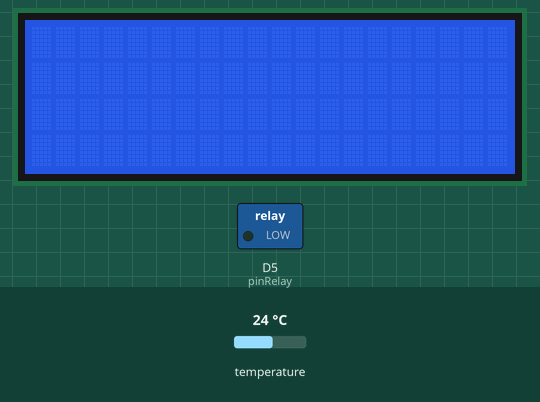
Bench run of a sketch on a simulated ESP8266 (NodeMCU). Shown: 20×4 character LCD, switched loads named in the sketch (green lamp = pin HIGH). Inputs (shaded band) come from the test bench; at power-on: temperature 24 °C. WiFi joins after 1.5 s; servers stay silent unless stated; a WiFi scan finds three made-up networks; uploads are accepted with an empty reply; what the sketch prints to the serial monitor is not drawn.

Above: at 4.7 s.
4.8 s: temperature set to 22.8 °C
At 11.5 s:
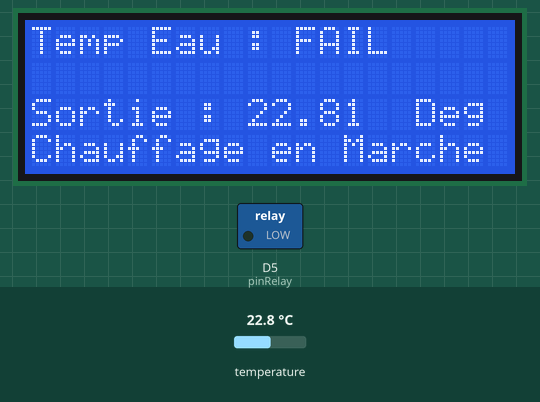
11.8 s: temperature set to 21.3 °C
Timing chart, 0 to 14.8 s (numbered marks = the images above; inputs shaded):
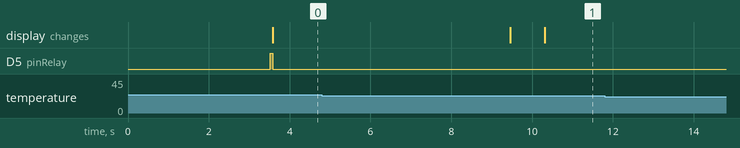

Measured:
- after the input at 11.8 s, every drawn part: stays the same

The sketch:

sketch_jun05a_V3_3_sondes_RPI_Orange_NewAlgo.ino
```cpp
//Release Note V3 : nouvel algo : On laisse couler un peu d'eau avant de tester la T° et on compare la T° de l'eau et de sortie.

//Paramétrage Compilateur :
//Type de carte : nodeMCU O.9
//Port : dev cu wchusbserial1420

#include <ESP8266WiFi.h>
#include <Wire.h> // Librairie Wire I2C
#include <LiquidCrystal_I2C.h> //librairie LDC I2C
#include <OneWire.h> // Inclusion de la librairie OneWire
#define DS18B20 0x28     // Adresse 1-Wire du DS18B20
#define BROCHE_ONEWIRE D6 // Broche utilisée pour le bus 1-Wire

// valeurs pour le WiFi
const char* ssid     = "Livebox-8D36";
const char* password = "kJpzw3GQfaqxPdZXHD";

// Constantes de l'appel HTTP JEEDOM
const char* host = "192.168.1.32";
const char* privateKey = "OnZDArdmkGJGBPE6Hjd6s69eKHIQETuf";


// Les constantes pour gérer la temperature
const float seuilDeclenchement = 3; // ecart de Temp pour le délenchement du chauffage
const float tempEauMax = 30; // Temperature maximum de l'eau pour arret chauffage.
const int pinRelay = D5; // pin squi pilote le relay.


LiquidCrystal_I2C lcd(0x27,20,4);  // Déclaration du LCD 4 lignes

void setup() {

Serial.begin(115200);
  delay(10);

  // Lister les Wifi Disponibles
  Serial.println("Scanning available networks...");
  listNetworks();

  // Connexion au WiFi

  Serial.print("Connexion au WiFi ");
  Serial.println(ssid);
  lcd.setCursor(0, 1);
  lcd.print("Connexion Wifi");

  WiFi.begin(ssid, password);    // On se connecte

  while (WiFi.status() != WL_CONNECTED) { // On attend
    delay(500);
    Serial.print(".");
  }

  Serial.println("");  // on affiche les paramÃ¨tres
  Serial.println("WiFi connecté");
  Serial.print("Adresse IP du module EPC: ");
  Serial.println(WiFi.localIP());
  Serial.print("Adresse IP de la box : ");
  Serial.println(WiFi.gatewayIP());
  Serial.println();

  // Set des Pin de l'ESP
  pinMode (pinRelay, OUTPUT); //Set la pin du relay en Output
  digitalWrite (pinRelay, HIGH); // On ouvre le relai

}


OneWire ds(BROCHE_ONEWIRE); // Création de l'objet OneWire ds

// Fonction récupérant la température depuis le DS18B20
// Retourne true si tout va bien, ou false en cas d'erreur
boolean getTemperature(float *temp){
  byte data[9], addr[8];
  // data : Données lues depuis le scratchpad
  // addr : adresse du module 1-Wire détecté

  if (!ds.search(addr)) { // Recherche un module 1-Wire
    Serial.println("pas d'adresse");
    ds.reset_search();    // Réinitialise la recherche de module

    return false;         // Retourne une erreur
  }

  if (OneWire::crc8(addr, 7) != addr[7]){ // Vérifie que l'adresse a été correctement reçue
    Serial.println("message corrompu");
    return false;                        // Si le message est corrompu on retourne une erreur
    }

  if (addr[0] != DS18B20) { // Vérifie qu'il s'agit bien d'un DS18B20
    Serial.println("ce n'est pas un DS18B20");
    return false;         // Si ce n'est pas le cas on retourne une erreur
    }

  ds.reset();             // On reset le bus 1-Wire
  ds.select(addr);        // On sélectionne le DS18B20

  ds.write(0x44, 1);      // On lance une prise de mesure de température
  delay(800);             // Et on attend la fin de la mesure

  ds.reset();             // On reset le bus 1-Wire
  ds.select(addr);        // On sélectionne le DS18B20
  ds.write(0xBE);         // On envoie une demande de lecture du scratchpad

  for (byte i = 0; i < 9; i++) // On lit le scratchpad
    data[i] = ds.read();       // Et on stock les octets reçus

  // Calcul de la température en degré Celsius
  *temp = ((data[1] << 8) | data[0]) * 0.0625;

  // Pas d'erreur
  return true;
}


void loop() {

float temp; // Temperature retournée par la sonde
float tempEau; // Tempearture de l'eau
float tempAir; // Temperature de l'air
float tempSortie; //Temperature en sortie de chauffage
bool chauff; //chauffage en marche ou pas

lcd.begin();

  digitalWrite (pinRelay, LOW); // le relai est cablé en NO "normalement ouvert"//On ouvre le relai pour laisser couler un peu l'eau avant de faire la mesure.
  delay (5000);

if(getTemperature(&temp)) {
     tempAir = temp;
    // Affiche la température de la sonde 1 (Noire) dans le moniteur serie
    Serial.print("Temp Air: ");
    Serial.print(tempAir);
    Serial.println("°C");


    lcd.setCursor(0, 0);
    lcd.print("Air : ");
    lcd.print (tempAir);
    // lcd.print(176); // caractère ° -> marche pas
    lcd.print("  Deg");
  }
  else {
    Serial.println ("mesure de la temperature de l'air non faite");
    lcd.setCursor(0, 1);
    lcd.print("Temp Air : FAIL ");
    tempAir = 0;
  }


  // Lit la température ambiante à ~1Hz
  if(getTemperature(&temp)) {

    tempEau = temp;
    // Affiche la température de la sonde 2 dans le moniteur serie
    Serial.print("Temp Eau : ");
    Serial.print(tempEau);
    Serial.println("°C");


    lcd.backlight();
    lcd.setCursor(0, 1);
    lcd.print("Eau : ");
    lcd.print (tempEau);
    lcd.print("  Deg");

  }
  else {
    Serial.println ("mesure de la temperature de l'eau  non faite");
    lcd.setCursor(0, 0);
    lcd.print("Temp Eau : FAIL ");
    tempEau = 0;
  }


 if(getTemperature(&temp)) {
     tempSortie = temp;
    // Affiche la température de la sonde 3 dans le moniteur serie
    Serial.print("Temp Sortie: ");
    Serial.print(tempSortie);
    Serial.println(" °C");


    lcd.setCursor(0, 2);
    lcd.print("Sortie : ");
    lcd.print (tempSortie);
    // lcd.print(176); // caractère °
    lcd.print("  Deg");
  }
  else {
    Serial.println ("mesure de la temperature de sortie non faite");
    lcd.setCursor(0, 2);
    lcd.print("Temp Sortie : FAIL ");
    tempAir = 0;
  }


ds.reset_search();    // Réinitialise la recherche de module


//          -------------------------------
//                  Gestion du relai
//          -------------------------------

if (tempAir > 22 && tempEau < tempEauMax) { // Ca ne sert à rien de jouer avec le relai si la T° extérieure est faible Ou si la Piscine est trop chaude.


  if (tempSortie - tempEau > seuilDeclenchement){ // On atteint le seuil mais on est en dessous de la temp max de l'eau, on ferme le circuit.
       chauff = true;
       digitalWrite (pinRelay, LOW); // le relai est cablé en NO "normalement ouvert"
       Serial.println("Chauffage en Marche");
       Serial.println();
       Serial.println();

       lcd.setCursor(0, 3);
       lcd.print("Chauffage en Marche");

    }
    else {
       chauff=false;
       digitalWrite (pinRelay, HIGH); // le relai est cablé en NO "normalement ouvert"
       Serial.println("Chauffage éteint");

       lcd.setCursor(0, 3);
       lcd.print("Chauffage eteint");

       Serial.println();
       Serial.println();

    }
}
  else {
  chauff=false;
       digitalWrite (pinRelay, HIGH); // le relai est cablé en NO "normalement ouvert"

       Serial.println("Mode Nuit");
       lcd.setCursor(0, 3);
       lcd.print("Mode Nuit");

       if (tempEau > tempEauMax){
       lcd.setCursor(0, 3);
       lcd.print("Risque Eau Verte !!!");
       }
       Serial.println();
       Serial.println();
   }


//      -------------------------------
//                  JEEDOM
//      -------------------------------

  // Use WiFiClient class to create TCP connections
  WiFiClient client;
  const int httpPort = 80;
  if (!client.connect(host, httpPort)) {
    Serial.println("connection failed");
    return;
  }


// -------------------------------
//  Envoi Temperature de l'eau à Jeedom
// -------------------------------


   // creation URI pour temperature de l'eau
  String urlEau = "/core/api/jeeApi.php?apikey=";
  urlEau += privateKey;
  urlEau += "&type=";
  urlEau += "virtual";
  urlEau += "&id=";
  urlEau += "267";
  urlEau += "&value=";
  urlEau += tempEau;

  //Serial.print("Requesting URL: ");
  //Serial.println(urlEau);

  // Envoi de la terature de l'eau à Jeedom
  client.print(String("POST ") + urlEau + " HTTP/1.1\r\n" +
               "Host: " + host + "\r\n" +
               "httpPort: " + httpPort + "\r\n" +
               "Connection: close\r\n\r\n");

 /// Affiche le retour serveur

   while(client.available()){
    String line = client.readStringUntil('\r');
    Serial.println(line);
   }

// --------------------------------------
//  Envoi Temperature de l'air à Jeedom
// --------------------------------------

    // URI pour la temperature de l'air
  String urlAir = "/core/api/jeeApi.php?apikey=";
  urlAir += privateKey;
  urlAir += "&type=";
  urlAir += "virtual";
  urlAir += "&id=";
  urlAir += "268";
  urlAir += "&value=";
  urlAir += tempAir;

  //Serial.print("Requesting URL: ");
  //Serial.println(urlAir);

  if (!client.connect(host, httpPort)) {
    Serial.println("connection failed");
    return;
  }

  // Envoi de la temperature de l'air
  client.print(String("POST ") + urlAir + " HTTP/1.1\r\n" +
               "Host: " + host + "\r\n" +
               "httpPort: " + httpPort + "\r\n" +
               "Connection: close\r\n\r\n");

    // Affiche le retour serveur
   while(client.available()){
    String line = client.readStringUntil('\r');
    Serial.println(line);
   }

// --------------------------------------
//  Envoi Temperature de sortie à Jeedom
// --------------------------------------

    // URI pour la temperature de sortie
  String urlSortie = "/core/api/jeeApi.php?apikey=";
  urlSortie += privateKey;
  urlSortie += "&type=";
  urlSortie += "virtual";
  urlSortie += "&id=";
  urlSortie += "269";
  urlSortie += "&value=";
  urlSortie += tempSortie;

  //Serial.print("Requesting URL: ");
  //Serial.println(urlSortie);

  if (!client.connect(host, httpPort)) {
    Serial.println("connection failed");
    return;
  }

  // Envoi de la temperature de sortie
  client.print(String("POST ") + urlSortie + " HTTP/1.1\r\n" +
               "Host: " + host + "\r\n" +
               "httpPort: " + httpPort + "\r\n" +
               "Connection: close\r\n\r\n");

    // Affiche le retour serveur
   while(client.available()){
    String line = client.readStringUntil('\r');
    Serial.println(line);
   }


// ---------------------------------------
//  Gestion statut du chauffage à Jeedom
// ---------------------------------------


   // URI pour la gestion du chauffage
  String urlChauff = "/core/api/jeeApi.php?apikey=";
  urlChauff += privateKey;
  urlChauff += "&type=";
  urlChauff += "virtual";
  urlChauff += "&id=";
  urlChauff += "270";
  urlChauff += "&value=";
  urlChauff += chauff;

  //Serial.print("Requesting URL: ");
  //Serial.println(urlChauff);

  if (!client.connect(host, httpPort)) {
    Serial.println("connection failed");
    return;
  }

  // Postage
  client.print(String("POST ") + urlChauff + " HTTP/1.1\r\n" +
               "Host: " + host + "\r\n" +
               "httpPort: " + httpPort + "\r\n" +
               "Connection: close\r\n\r\n");

   // Affiche le retour serveur
   while(client.available()){
    String line = client.readStringUntil('\r');
    Serial.println(line);
   }

    delay (600000); // Un check toutes les 10 min
 }


 void listNetworks() {
  // scan for nearby networks:
  Serial.println("** Scan Networks **");
  int numSsid = WiFi.scanNetworks();
  if (numSsid == -1)
  {
    Serial.println("Couldn't get a wifi connection");
    while(true);
  }

  // print the list of networks seen:
  Serial.print("number of available networks:");
  Serial.println(numSsid);

  // print the network number and name for each network found:
  for (int thisNet = 0; thisNet<numSsid; thisNet++) {
    Serial.print(thisNet);
    Serial.print(") ");
    Serial.print(WiFi.SSID(thisNet));
    Serial.print("\tSignal: ");
    Serial.print(WiFi.RSSI(thisNet));
    Serial.print(" dBm");
  }
}
```
